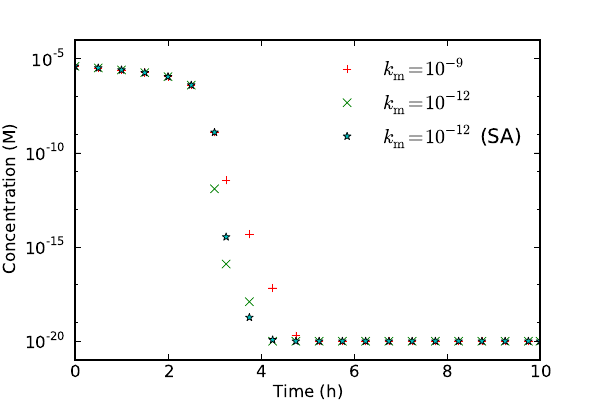

Generate this figure with Python:
import numpy as np
import math as math
import matplotlib.pyplot as plt

def monod1step(ck, s, dt):
# dc/dt = -c/(c + s)
# ck+1^2 + (s + dt - ck) ck+1 - s ck = 0
# ck+1 = (ck - s - dt) + sqrti((ck - s - dt)^2 + 4 cks)
  tmp = ck - s - dt
  res = (tmp + math.sqrt(tmp * tmp + 4.0 * ck * s))/2.0
  return res

r0 = np.loadtxt('plantn0-obs-0.tec',skiprows=1)
r1 = np.loadtxt('plantn0a-obs-0.tec',skiprows=1)
r2 = np.loadtxt('plantn0b-obs-0.tec',skiprows=1)

n0 = np.zeros_like(r0[:, 0])
n1 = np.zeros_like(r1[:, 0])
n2 = np.zeros_like(r2[:, 0])

eps = 1e-20
k = 1e-7*3600.0/250.0

n0[0] = r0[0, 1]
n1[0] = r1[0, 1]
n2[0] = r2[0, 1]

for i in range(len(n0)-1):
    n0[i+1] = monod1step(r0[i, 1] - eps, 1e-6, k*(r0[i+1, 0] - r0[i, 0])) + eps   

for i in range(len(n1)-1):
    n1[i+1] = monod1step(r1[i, 1] - eps, 1e-9, k*(r1[i+1, 0] - r1[i, 0])) + eps   

for i in range(len(n2)-1):
    n2[i+1] = monod1step(r2[i, 1] - eps, 1e-9, k*(r2[i+1, 0] - r2[i, 0])) + eps   

plt.subplots_adjust(hspace=0.001)

"""
lx = 0.85
ly = 0.9
scale = 1e6
ax1=plt.subplot(2, 1, 1)
plt.plot(r1[:, 0], r1[:,1]*scale, 'r+', r2[:, 0], r2[:, 1]*scale, 'gx', r2[:, 0], n2*scale, 'c*')
plt.ylabel('Concentration ($\mathbf{\mu}$M)')
lgd = plt.legend(('$k_m = 10^{-9}$', '$k_m = 10^{-12}$', '$k_m = 10^{-12}$ (semi-analytical)'), numpoints=1, loc=1);
lgd.draw_frame(False);
#txt = lgd.get_texts();
#plt.setp(txt, fontsize='small');
plt.yticks([0, 1, 2, 3, 4])
plt.xlim([0,10])
plt.ylim([-0.2, 4.2])
plt.setp(ax1.get_xticklabels(), visible=False)
plt.text(lx, ly, '(a)', transform=ax1.transAxes)
"""
scale = 1.0
#ax3=plt.subplot(2, 1, 2)
plt.semilogy(r1[:, 0], r1[:,1]*scale, 'r+', r2[:, 0], r2[:, 1]*scale, 'gx', r2[:, 0], n2, 'c*')
plt.xlabel('Time (h)')
plt.ylabel('Concentration (M)')
plt.ylim([1e-21,1e-4])
plt.yticks([1e-20, 1e-15, 1e-10, 1e-5])
#for tick in ax3.yaxis.get_major_ticks():
#    tick.label.set_fontsize(10) 
#ax3.yaxis.label.set_size(10)
plt.xlim([0,10])
lgd = plt.legend(('$k_\mathrm{m} = 10^{-9}$', '$k_\mathrm{m} = 10^{-12}$', '$k_\mathrm{m} = 10^{-12}$ (SA)'), numpoints=1, loc=1);
lgd.draw_frame(False);
#plt.text(lx, ly, '(b)', transform=ax3.transAxes)

fig = plt.gcf()
fig.set_size_inches(6, 4)
ofname = 'fig08plantntake1.pdf'
plt.savefig(ofname)
plt.show()
